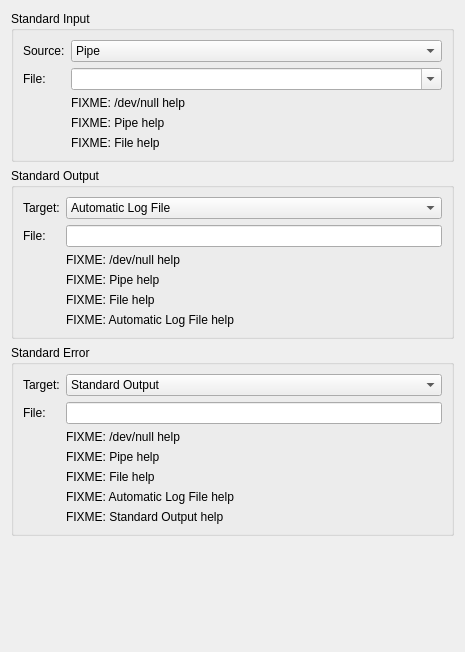
<?xml version="1.0" encoding="UTF-8"?>
<ui version="4.0">
 <class>NewProgramStdio</class>
 <widget class="QWidget" name="NewProgramStdio">
  <property name="geometry">
   <rect>
    <x>0</x>
    <y>0</y>
    <width>465</width>
    <height>652</height>
   </rect>
  </property>
  <property name="windowTitle">
   <string>Form</string>
  </property>
  <layout class="QVBoxLayout" name="verticalLayout">
   <item>
    <layout class="QVBoxLayout" name="verticalLayout_2">
     <item>
      <widget class="QGroupBox" name="groupBox">
       <property name="title">
        <string>Standard Input</string>
       </property>
       <layout class="QVBoxLayout" name="verticalLayout_3">
        <item>
         <layout class="QGridLayout" name="gridLayout">
          <item row="0" column="0">
           <widget class="QLabel" name="label">
            <property name="text">
             <string>Source:</string>
            </property>
           </widget>
          </item>
          <item row="0" column="1">
           <widget class="QComboBox" name="combo_stdin_redirection">
            <property name="sizePolicy">
             <sizepolicy hsizetype="Preferred" vsizetype="Fixed">
              <horstretch>1</horstretch>
              <verstretch>0</verstretch>
             </sizepolicy>
            </property>
            <property name="currentIndex">
             <number>1</number>
            </property>
            <item>
             <property name="text">
              <string>/dev/null</string>
             </property>
            </item>
            <item>
             <property name="text">
              <string>Pipe</string>
             </property>
            </item>
            <item>
             <property name="text">
              <string>File</string>
             </property>
            </item>
           </widget>
          </item>
          <item row="1" column="0">
           <widget class="QLabel" name="label_stdin_file">
            <property name="text">
             <string>File:</string>
            </property>
           </widget>
          </item>
          <item row="1" column="1">
           <widget class="QComboBox" name="combo_stdin_file">
            <property name="editable">
             <bool>true</bool>
            </property>
            <property name="insertPolicy">
             <enum>QComboBox::NoInsert</enum>
            </property>
           </widget>
          </item>
          <item row="3" column="1">
           <widget class="QLabel" name="label_stdin_pipe_help">
            <property name="text">
             <string>FIXME: Pipe help</string>
            </property>
            <property name="wordWrap">
             <bool>true</bool>
            </property>
           </widget>
          </item>
          <item row="2" column="1">
           <widget class="QLabel" name="label_stdin_dev_null_help">
            <property name="text">
             <string>FIXME: /dev/null help</string>
            </property>
            <property name="wordWrap">
             <bool>true</bool>
            </property>
           </widget>
          </item>
          <item row="4" column="1">
           <widget class="QLabel" name="label_stdin_file_help">
            <property name="text">
             <string>FIXME: File help</string>
            </property>
            <property name="wordWrap">
             <bool>true</bool>
            </property>
           </widget>
          </item>
         </layout>
        </item>
       </layout>
      </widget>
     </item>
     <item>
      <widget class="QGroupBox" name="groupBox_3">
       <property name="title">
        <string>Standard Output</string>
       </property>
       <layout class="QVBoxLayout" name="verticalLayout_5">
        <item>
         <layout class="QGridLayout" name="gridLayout_2">
          <item row="0" column="0">
           <widget class="QLabel" name="label_2">
            <property name="text">
             <string>Target:</string>
            </property>
           </widget>
          </item>
          <item row="0" column="1">
           <widget class="QComboBox" name="combo_stdout_redirection">
            <property name="sizePolicy">
             <sizepolicy hsizetype="Preferred" vsizetype="Fixed">
              <horstretch>1</horstretch>
              <verstretch>0</verstretch>
             </sizepolicy>
            </property>
            <property name="currentIndex">
             <number>3</number>
            </property>
            <item>
             <property name="text">
              <string>/dev/null</string>
             </property>
            </item>
            <item>
             <property name="text">
              <string>Pipe</string>
             </property>
            </item>
            <item>
             <property name="text">
              <string>File</string>
             </property>
            </item>
            <item>
             <property name="text">
              <string>Automatic Log File</string>
             </property>
            </item>
           </widget>
          </item>
          <item row="1" column="0">
           <widget class="QLabel" name="label_stdout_file">
            <property name="text">
             <string>File:</string>
            </property>
           </widget>
          </item>
          <item row="5" column="1">
           <widget class="QLabel" name="label_stdout_log_help">
            <property name="text">
             <string>FIXME: Automatic Log File help</string>
            </property>
            <property name="wordWrap">
             <bool>true</bool>
            </property>
           </widget>
          </item>
          <item row="4" column="1">
           <widget class="QLabel" name="label_stdout_file_help">
            <property name="text">
             <string>FIXME: File help</string>
            </property>
            <property name="wordWrap">
             <bool>true</bool>
            </property>
           </widget>
          </item>
          <item row="2" column="1">
           <widget class="QLabel" name="label_stdout_dev_null_help">
            <property name="text">
             <string>FIXME: /dev/null help</string>
            </property>
            <property name="wordWrap">
             <bool>true</bool>
            </property>
           </widget>
          </item>
          <item row="3" column="1">
           <widget class="QLabel" name="label_stdout_pipe_help">
            <property name="text">
             <string>FIXME: Pipe help</string>
            </property>
            <property name="wordWrap">
             <bool>true</bool>
            </property>
           </widget>
          </item>
          <item row="1" column="1">
           <widget class="QLineEdit" name="edit_stdout_file"/>
          </item>
         </layout>
        </item>
       </layout>
      </widget>
     </item>
     <item>
      <widget class="QGroupBox" name="groupBox_2">
       <property name="title">
        <string>Standard Error</string>
       </property>
       <layout class="QVBoxLayout" name="verticalLayout_4">
        <item>
         <layout class="QGridLayout" name="gridLayout_3">
          <item row="0" column="0">
           <widget class="QLabel" name="label_3">
            <property name="text">
             <string>Target:</string>
            </property>
           </widget>
          </item>
          <item row="0" column="1">
           <widget class="QComboBox" name="combo_stderr_redirection">
            <property name="sizePolicy">
             <sizepolicy hsizetype="Preferred" vsizetype="Fixed">
              <horstretch>1</horstretch>
              <verstretch>0</verstretch>
             </sizepolicy>
            </property>
            <property name="currentIndex">
             <number>4</number>
            </property>
            <item>
             <property name="text">
              <string>/dev/null</string>
             </property>
            </item>
            <item>
             <property name="text">
              <string>Pipe</string>
             </property>
            </item>
            <item>
             <property name="text">
              <string>File</string>
             </property>
            </item>
            <item>
             <property name="text">
              <string>Automatic Log File</string>
             </property>
            </item>
            <item>
             <property name="text">
              <string>Standard Output</string>
             </property>
            </item>
           </widget>
          </item>
          <item row="1" column="0">
           <widget class="QLabel" name="label_stderr_file">
            <property name="text">
             <string>File:</string>
            </property>
           </widget>
          </item>
          <item row="6" column="1">
           <widget class="QLabel" name="label_stderr_stdout_help">
            <property name="text">
             <string>FIXME: Standard Output help</string>
            </property>
            <property name="wordWrap">
             <bool>true</bool>
            </property>
           </widget>
          </item>
          <item row="2" column="1">
           <widget class="QLabel" name="label_stderr_dev_null_help">
            <property name="text">
             <string>FIXME: /dev/null help</string>
            </property>
            <property name="wordWrap">
             <bool>true</bool>
            </property>
           </widget>
          </item>
          <item row="5" column="1">
           <widget class="QLabel" name="label_stderr_log_help">
            <property name="text">
             <string>FIXME: Automatic Log File help</string>
            </property>
            <property name="wordWrap">
             <bool>true</bool>
            </property>
           </widget>
          </item>
          <item row="4" column="1">
           <widget class="QLabel" name="label_stderr_file_help">
            <property name="text">
             <string>FIXME: File help</string>
            </property>
            <property name="wordWrap">
             <bool>true</bool>
            </property>
           </widget>
          </item>
          <item row="3" column="1">
           <widget class="QLabel" name="label_stderr_pipe_help">
            <property name="text">
             <string>FIXME: Pipe help</string>
            </property>
            <property name="wordWrap">
             <bool>true</bool>
            </property>
           </widget>
          </item>
          <item row="1" column="1">
           <widget class="QLineEdit" name="edit_stderr_file"/>
          </item>
         </layout>
        </item>
       </layout>
      </widget>
     </item>
    </layout>
   </item>
   <item>
    <spacer name="verticalSpacer">
     <property name="orientation">
      <enum>Qt::Vertical</enum>
     </property>
     <property name="sizeHint" stdset="0">
      <size>
       <width>20</width>
       <height>0</height>
      </size>
     </property>
    </spacer>
   </item>
  </layout>
 </widget>
 <tabstops>
  <tabstop>combo_stdin_redirection</tabstop>
  <tabstop>combo_stdin_file</tabstop>
  <tabstop>combo_stdout_redirection</tabstop>
  <tabstop>combo_stderr_redirection</tabstop>
 </tabstops>
 <resources/>
 <connections/>
</ui>
